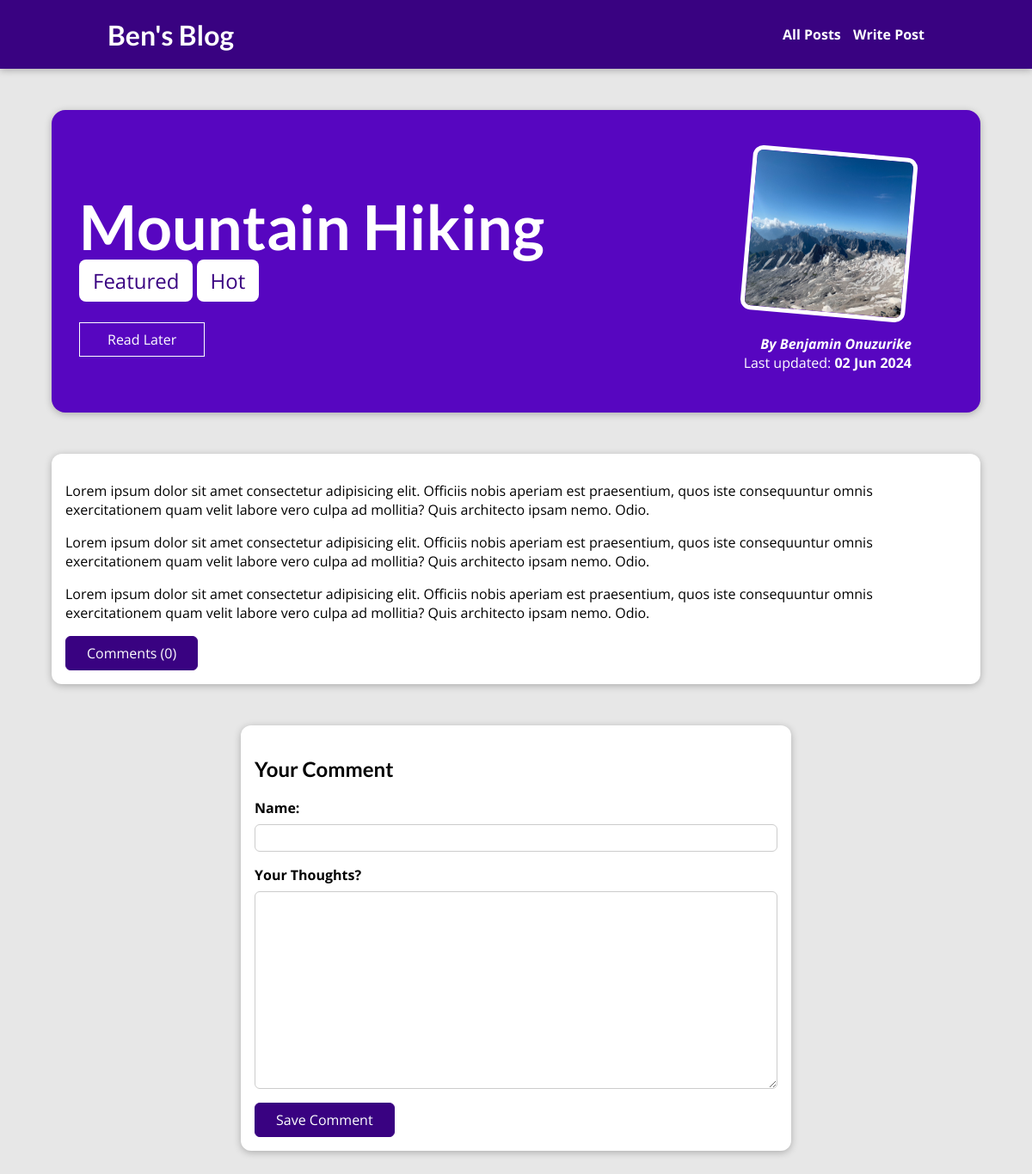
/posts/mountain-hiking/, run on an earlier commit of the app's database.
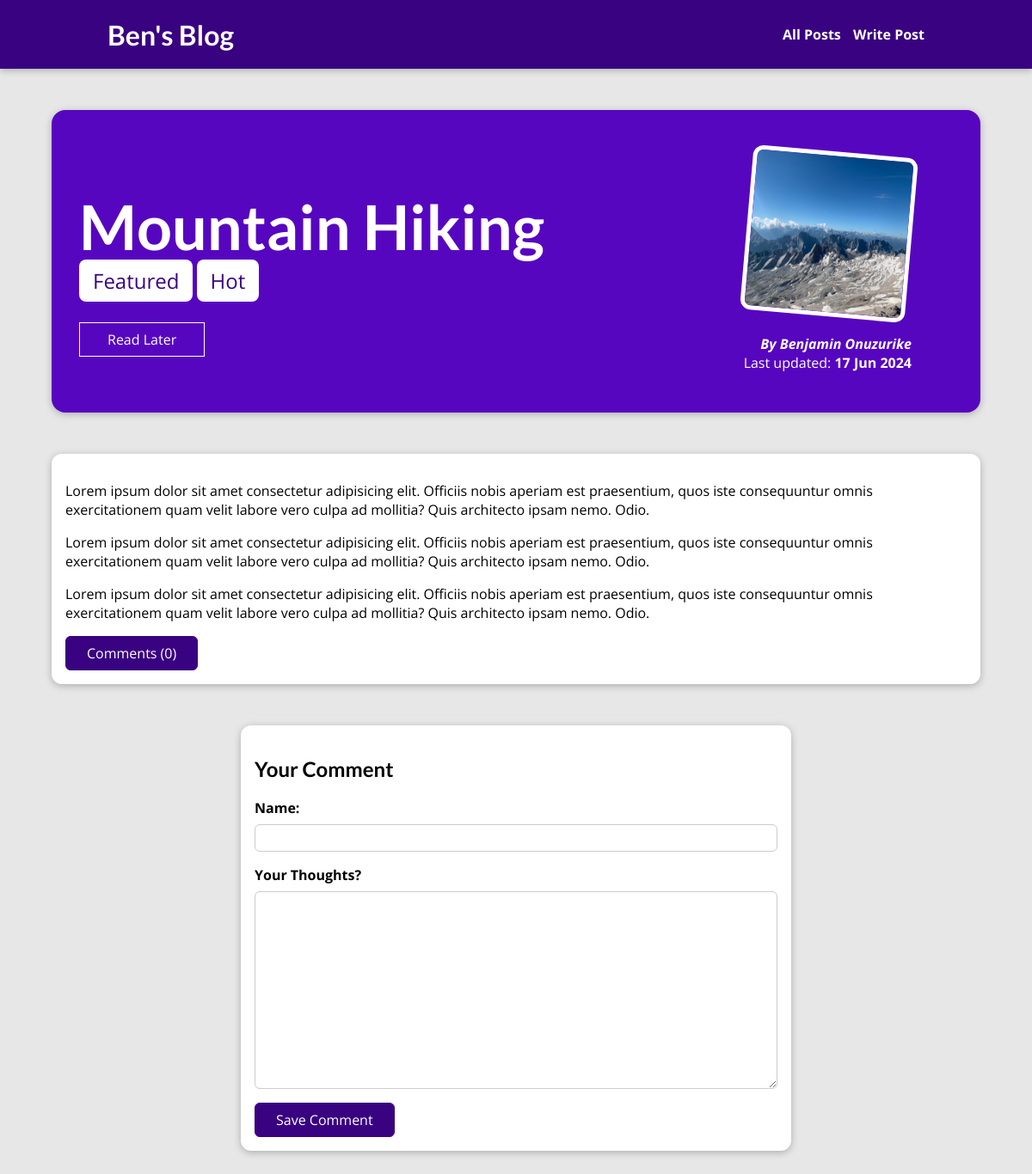
And on a later commit of the database.
### blog/models.py (models this page shows, shortened)
class Post(models.Model):
    title = models.CharField(max_length=200)
    image_name = models.ImageField(upload_to='posts', null=True) # upload_to is the directory where the image will be saved, upload_to will handle file uploads
    excerpt = models.CharField(max_length=200)
    content = models.TextField(validators=[MinLengthValidator(10)])
    date = models.DateField(auto_now=True)
    slug = models.SlugField(max_length=200, unique=True, blank=True, null=False)
    author = models.ForeignKey(Author, on_delete=models.SET_NULL, null=True, related_name='posts') # one author can have many posts
    tag = models.ManyToManyField(Tag, related_name='tags') # one post can have many tags

class Author(models.Model):
    first_name = models.CharField(max_length=100)
    last_name = models.CharField(max_length=100)
    email = models.EmailField() # check documentation for more validation options
    def full_name(self):
        return f'{self.first_name} {self.last_name}'
    def __str__(self):
        return self.full_name()

### blog/views.py (the view)
# urls.py: path('posts/<slug:slug>/', views.PostDetailView.as_view(), name='post_detail_page'),
class PostDetailView(View):
    model = Post
    template_name = 'blog/post-detail.html'
    context_object_name = 'post'
    def get(self, request, slug):
        identified_post = Post.objects.get(slug=slug)
        comments = Comment.objects.filter(post=identified_post)
        context = {
            'post': identified_post,
            'comments': comments,
            'comment_form': CommentForm(),
            'post_tags': identified_post.tag.all(),
            'count' : comments.count()
        }
        return render(request, self.template_name, context)
    def post(self, request, slug):
        '''Once the form is submitted, it will run this method and the slug will be part of the url. It's specified in the action attribute of the form in the template. '''
        commentForm = CommentForm(request.POST)
        identified_post = Post.objects.get(slug=slug)
        if commentForm.is_valid():
            comment = commentForm.save(commit=False) # We create a new object without saving it to the database
            comment.post = identified_post
            commentForm.save() # It's a model form, so it saves the data to the database. You don't have to create a new object.
            return HttpResponseRedirect(reverse('post_detail_page', args=[slug]))
        comments = Comment.objects.filter(post=identified_post).order_by('-date')
        context = {
            'post': identified_post,
            'comments': comments,
            'comment_form': commentForm, # It will display the form with the errors
            'post_tags': identified_post.tag.all(),
            'count' : comments.count()
        }
        return render(request, self.template_name, context)

### blog/forms.py
class CommentForm(forms.ModelForm):
    class Meta:
        model = Comment
        exclude = ['post']
        labels = {'user_name' : 'Your Name', 'body': 'Your Thoughts?'}

### blog/templates/blog/post-detail.html (shortened to what this page needs)
{% extends 'base.html' %}
{% load static %}
{% block css_files %}
    <link rel="stylesheet" href="{% static 'blog/post-detail.css' %}">
{% endblock %}
{% block content %}
    <section id="summary">
        <h2>{{ post.title|title }}</h2>
        <div>
            {% for tag in post_tags %}
                <span class="tags">{{ tag.caption }}</span>
            {% endfor %}
        </div>
        <div id="read-later">
            <form action="/posts/read-later/" method="POST">
                <button>Read Later</button>
            </form>
        </div>
        <article>
            <img src="{{ post.image_name.url }}" alt="{{ post.title }}">
            <address>
                By <a href="mailto:{{ post.author.email }}">{{ post.author }}</a>
            </address>
            <div>
                Last updated: <time>{{ post.date|date:"d M Y" }}</time>
            </div>
        </article>
    </section>
    <main>
        <p>{{ post.content|linebreaks }}</p>
        <div id="comment-btn">
            <button>Comments ({{ count }})</button>
        </div>
    </main>
    <section id="comment-form">
        <h2>Your Comment</h2>
        <form action="{% url 'post_detail_page' post.slug %}" method="POST" >
            {% for form_field in comment_form %}
                <div class="form-control {% if form_field.errors %} invalid {% endif %}">
                    {{ form_field.label_tag }}
                    {{ form_field }}
                </div>
            {% endfor %}
            <button>Save Comment</button>
        </form>
    </section>
{% endblock content %}

What changed in the data, as far as the page shows it:
changed Post "Mountain Hiking": date "02 Jun 2024" → "17 Jun 2024"
